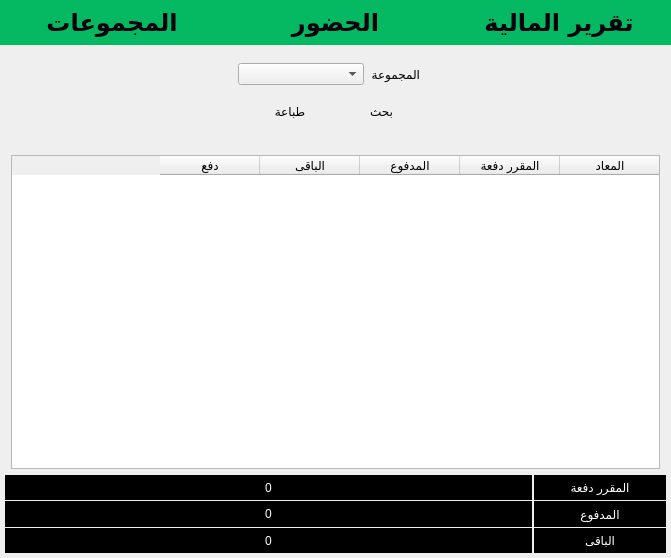
<?xml version="1.0" encoding="UTF-8"?>
<ui version="4.0">
 <class>Form</class>
 <widget class="QWidget" name="Form">
  <property name="geometry">
   <rect>
    <x>0</x>
    <y>0</y>
    <width>671</width>
    <height>558</height>
   </rect>
  </property>
  <property name="windowTitle">
   <string>Form</string>
  </property>
  <layout class="QVBoxLayout" name="verticalLayout">
   <property name="spacing">
    <number>0</number>
   </property>
   <property name="margin">
    <number>0</number>
   </property>
   <item>
    <widget class="QWidget" name="widget_4" native="true">
     <property name="styleSheet">
      <string notr="true">background-color: #05B963;
color:#07020D;
padding:8px;
border:0px;</string>
     </property>
     <layout class="QHBoxLayout" name="horizontalLayout">
      <property name="spacing">
       <number>0</number>
      </property>
      <property name="margin">
       <number>0</number>
      </property>
      <item>
       <widget class="QPushButton" name="groups_btn">
        <property name="font">
         <font>
          <family>Alarabiya Font</family>
          <pointsize>18</pointsize>
          <weight>75</weight>
          <bold>true</bold>
         </font>
        </property>
        <property name="styleSheet">
         <string notr="true"/>
        </property>
        <property name="text">
         <string>المجموعات</string>
        </property>
        <property name="icon">
         <iconset resource="../views/source.qrc">
          <normaloff>:/n/img/add.png</normaloff>:/n/img/add.png</iconset>
        </property>
        <property name="iconSize">
         <size>
          <width>30</width>
          <height>30</height>
         </size>
        </property>
        <property name="flat">
         <bool>false</bool>
        </property>
       </widget>
      </item>
      <item>
       <widget class="QPushButton" name="attend_btn">
        <property name="font">
         <font>
          <family>Alarabiya Font</family>
          <pointsize>18</pointsize>
          <weight>75</weight>
          <bold>true</bold>
         </font>
        </property>
        <property name="styleSheet">
         <string notr="true"/>
        </property>
        <property name="text">
         <string>الحضور</string>
        </property>
        <property name="icon">
         <iconset resource="../views/source.qrc">
          <normaloff>:/n/img/Future-100.png</normaloff>:/n/img/Future-100.png</iconset>
        </property>
        <property name="iconSize">
         <size>
          <width>30</width>
          <height>30</height>
         </size>
        </property>
        <property name="flat">
         <bool>false</bool>
        </property>
       </widget>
      </item>
      <item>
       <widget class="QPushButton" name="mony_btn">
        <property name="font">
         <font>
          <family>Alarabiya Font</family>
          <pointsize>18</pointsize>
          <weight>75</weight>
          <bold>true</bold>
         </font>
        </property>
        <property name="styleSheet">
         <string notr="true"/>
        </property>
        <property name="text">
         <string>تقرير المالية</string>
        </property>
        <property name="icon">
         <iconset resource="../views/source.qrc">
          <normaloff>:/n/img/Money-100.png</normaloff>:/n/img/Money-100.png</iconset>
        </property>
        <property name="iconSize">
         <size>
          <width>30</width>
          <height>30</height>
         </size>
        </property>
        <property name="flat">
         <bool>false</bool>
        </property>
       </widget>
      </item>
     </layout>
    </widget>
   </item>
   <item>
    <widget class="QStackedWidget" name="stackedWidget">
     <property name="currentIndex">
      <number>2</number>
     </property>
     <widget class="QWidget" name="page_2">
      <layout class="QVBoxLayout" name="verticalLayout_4">
       <item>
        <widget class="QWidget" name="widget_7" native="true">
         <layout class="QGridLayout" name="gridLayout_3">
          <item row="3" column="0">
           <widget class="QTableWidget" name="table_st_course">
            <property name="sizePolicy">
             <sizepolicy hsizetype="Expanding" vsizetype="Expanding">
              <horstretch>8</horstretch>
              <verstretch>0</verstretch>
             </sizepolicy>
            </property>
            <property name="layoutDirection">
             <enum>Qt::RightToLeft</enum>
            </property>
            <property name="editTriggers">
             <set>QAbstractItemView::NoEditTriggers</set>
            </property>
            <column>
             <property name="text">
              <string>اسم المجموعة</string>
             </property>
            </column>
            <column>
             <property name="text">
              <string>عدد ساعات المجموعة</string>
             </property>
            </column>
            <column>
             <property name="text">
              <string>عدد الايام</string>
             </property>
            </column>
            <column>
             <property name="text">
              <string>حذف</string>
             </property>
            </column>
            <column>
             <property name="text">
              <string>تبديل</string>
             </property>
            </column>
           </widget>
          </item>
          <item row="1" column="0">
           <widget class="QPushButton" name="add_group_btn">
            <property name="sizePolicy">
             <sizepolicy hsizetype="Preferred" vsizetype="Preferred">
              <horstretch>0</horstretch>
              <verstretch>0</verstretch>
             </sizepolicy>
            </property>
            <property name="layoutDirection">
             <enum>Qt::LeftToRight</enum>
            </property>
            <property name="text">
             <string>اضافة مجموعة</string>
            </property>
            <property name="icon">
             <iconset resource="../views/source.qrc">
              <normaloff>:/n/img/Plus-500.png</normaloff>:/n/img/Plus-500.png</iconset>
            </property>
            <property name="iconSize">
             <size>
              <width>25</width>
              <height>25</height>
             </size>
            </property>
            <property name="flat">
             <bool>true</bool>
            </property>
           </widget>
          </item>
         </layout>
        </widget>
       </item>
      </layout>
     </widget>
     <widget class="QWidget" name="page">
      <layout class="QVBoxLayout" name="verticalLayout_6">
       <property name="spacing">
        <number>0</number>
       </property>
       <property name="margin">
        <number>0</number>
       </property>
       <item>
        <widget class="QWidget" name="widget_18" native="true">
         <property name="sizePolicy">
          <sizepolicy hsizetype="Preferred" vsizetype="Preferred">
           <horstretch>0</horstretch>
           <verstretch>1</verstretch>
          </sizepolicy>
         </property>
         <layout class="QHBoxLayout" name="horizontalLayout_7">
          <item>
           <widget class="QWidget" name="widget_19" native="true"/>
          </item>
          <item>
           <widget class="QWidget" name="widget_20" native="true">
            <layout class="QGridLayout" name="gridLayout_5">
             <item row="1" column="1">
              <widget class="QLabel" name="label_11">
               <property name="sizePolicy">
                <sizepolicy hsizetype="Fixed" vsizetype="Preferred">
                 <horstretch>0</horstretch>
                 <verstretch>0</verstretch>
                </sizepolicy>
               </property>
               <property name="text">
                <string>المجموعة</string>
               </property>
              </widget>
             </item>
             <item row="3" column="0" colspan="3">
              <widget class="QWidget" name="widget_24" native="true">
               <layout class="QHBoxLayout" name="horizontalLayout_9">
                <item>
                 <widget class="QPushButton" name="att_print_btn">
                  <property name="text">
                   <string>طباعة</string>
                  </property>
                  <property name="icon">
                   <iconset resource="../views/source.qrc">
                    <normaloff>:/n/img/Printer Door Open Filled-100.png</normaloff>:/n/img/Printer Door Open Filled-100.png</iconset>
                  </property>
                  <property name="iconSize">
                   <size>
                    <width>30</width>
                    <height>30</height>
                   </size>
                  </property>
                  <property name="flat">
                   <bool>true</bool>
                  </property>
                 </widget>
                </item>
                <item>
                 <widget class="QPushButton" name="att_search_btn">
                  <property name="text">
                   <string>بحث</string>
                  </property>
                  <property name="icon">
                   <iconset resource="../views/source.qrc">
                    <normaloff>:/n/img/Search-100.png</normaloff>:/n/img/Search-100.png</iconset>
                  </property>
                  <property name="iconSize">
                   <size>
                    <width>30</width>
                    <height>30</height>
                   </size>
                  </property>
                  <property name="flat">
                   <bool>true</bool>
                  </property>
                 </widget>
                </item>
               </layout>
              </widget>
             </item>
             <item row="1" column="2">
              <widget class="QLabel" name="label_9">
               <property name="sizePolicy">
                <sizepolicy hsizetype="Fixed" vsizetype="Preferred">
                 <horstretch>0</horstretch>
                 <verstretch>0</verstretch>
                </sizepolicy>
               </property>
               <property name="text">
                <string/>
               </property>
              </widget>
             </item>
             <item row="1" column="0">
              <widget class="QComboBox" name="course_cmb"/>
             </item>
             <item row="2" column="1">
              <widget class="QLabel" name="label_12">
               <property name="text">
                <string>الشهر</string>
               </property>
              </widget>
             </item>
             <item row="2" column="0">
              <widget class="QComboBox" name="month_cmb"/>
             </item>
            </layout>
           </widget>
          </item>
          <item>
           <widget class="QWidget" name="widget_21" native="true"/>
          </item>
         </layout>
        </widget>
       </item>
       <item>
        <widget class="QWidget" name="widget_17" native="true">
         <property name="sizePolicy">
          <sizepolicy hsizetype="Preferred" vsizetype="Preferred">
           <horstretch>0</horstretch>
           <verstretch>9</verstretch>
          </sizepolicy>
         </property>
         <layout class="QGridLayout" name="gridLayout_4">
          <property name="margin">
           <number>5</number>
          </property>
          <item row="0" column="1">
           <widget class="QTableWidget" name="att_table">
            <property name="sizePolicy">
             <sizepolicy hsizetype="Expanding" vsizetype="Preferred">
              <horstretch>0</horstretch>
              <verstretch>8</verstretch>
             </sizepolicy>
            </property>
            <property name="layoutDirection">
             <enum>Qt::RightToLeft</enum>
            </property>
            <property name="editTriggers">
             <set>QAbstractItemView::NoEditTriggers</set>
            </property>
            <column>
             <property name="text">
              <string>اليوم</string>
             </property>
            </column>
            <column>
             <property name="text">
              <string>الحالة</string>
             </property>
            </column>
           </widget>
          </item>
          <item row="1" column="0" colspan="3">
           <widget class="QWidget" name="widget_22" native="true">
            <property name="sizePolicy">
             <sizepolicy hsizetype="Preferred" vsizetype="Preferred">
              <horstretch>0</horstretch>
              <verstretch>2</verstretch>
             </sizepolicy>
            </property>
            <property name="styleSheet">
             <string notr="true">.QLabel
{
background:#000;
color:#fff;
}
</string>
            </property>
            <layout class="QGridLayout" name="gridLayout_6">
             <property name="horizontalSpacing">
              <number>2</number>
             </property>
             <property name="verticalSpacing">
              <number>1</number>
             </property>
             <property name="margin">
              <number>0</number>
             </property>
             <item row="1" column="1">
              <widget class="QLabel" name="label_14">
               <property name="layoutDirection">
                <enum>Qt::RightToLeft</enum>
               </property>
               <property name="text">
                <string>عدد ايام الغياب</string>
               </property>
               <property name="alignment">
                <set>Qt::AlignCenter</set>
               </property>
              </widget>
             </item>
             <item row="0" column="0">
              <widget class="QLabel" name="attend">
               <property name="sizePolicy">
                <sizepolicy hsizetype="Expanding" vsizetype="Preferred">
                 <horstretch>8</horstretch>
                 <verstretch>0</verstretch>
                </sizepolicy>
               </property>
               <property name="text">
                <string>0</string>
               </property>
               <property name="alignment">
                <set>Qt::AlignCenter</set>
               </property>
              </widget>
             </item>
             <item row="0" column="1">
              <widget class="QLabel" name="label_10">
               <property name="sizePolicy">
                <sizepolicy hsizetype="Preferred" vsizetype="Preferred">
                 <horstretch>2</horstretch>
                 <verstretch>0</verstretch>
                </sizepolicy>
               </property>
               <property name="layoutDirection">
                <enum>Qt::RightToLeft</enum>
               </property>
               <property name="text">
                <string>عدد ايام الحضور</string>
               </property>
               <property name="alignment">
                <set>Qt::AlignCenter</set>
               </property>
              </widget>
             </item>
             <item row="2" column="1">
              <widget class="QLabel" name="label_16">
               <property name="layoutDirection">
                <enum>Qt::RightToLeft</enum>
               </property>
               <property name="text">
                <string>النسبة</string>
               </property>
               <property name="alignment">
                <set>Qt::AlignCenter</set>
               </property>
              </widget>
             </item>
             <item row="1" column="0">
              <widget class="QLabel" name="absent">
               <property name="sizePolicy">
                <sizepolicy hsizetype="Expanding" vsizetype="Preferred">
                 <horstretch>0</horstretch>
                 <verstretch>0</verstretch>
                </sizepolicy>
               </property>
               <property name="text">
                <string>0</string>
               </property>
               <property name="alignment">
                <set>Qt::AlignCenter</set>
               </property>
              </widget>
             </item>
             <item row="2" column="0">
              <widget class="QLabel" name="ratio">
               <property name="sizePolicy">
                <sizepolicy hsizetype="Expanding" vsizetype="Preferred">
                 <horstretch>0</horstretch>
                 <verstretch>0</verstretch>
                </sizepolicy>
               </property>
               <property name="text">
                <string>0</string>
               </property>
               <property name="alignment">
                <set>Qt::AlignCenter</set>
               </property>
              </widget>
             </item>
            </layout>
           </widget>
          </item>
         </layout>
        </widget>
       </item>
      </layout>
     </widget>
     <widget class="QWidget" name="page_3">
      <layout class="QVBoxLayout" name="verticalLayout_7">
       <property name="spacing">
        <number>0</number>
       </property>
       <property name="margin">
        <number>0</number>
       </property>
       <item>
        <widget class="QWidget" name="widget_26" native="true">
         <property name="sizePolicy">
          <sizepolicy hsizetype="Preferred" vsizetype="Preferred">
           <horstretch>0</horstretch>
           <verstretch>1</verstretch>
          </sizepolicy>
         </property>
         <layout class="QHBoxLayout" name="horizontalLayout_8">
          <item>
           <widget class="QWidget" name="widget_27" native="true"/>
          </item>
          <item>
           <widget class="QWidget" name="widget_28" native="true">
            <layout class="QGridLayout" name="gridLayout_8">
             <item row="1" column="0">
              <widget class="QComboBox" name="course_mn_cmb"/>
             </item>
             <item row="2" column="0" colspan="3">
              <widget class="QWidget" name="widget_29" native="true">
               <layout class="QHBoxLayout" name="horizontalLayout_10">
                <item>
                 <widget class="QPushButton" name="mn_print_btn">
                  <property name="text">
                   <string>طباعة</string>
                  </property>
                  <property name="icon">
                   <iconset resource="../views/source.qrc">
                    <normaloff>:/n/img/Printer Door Open Filled-100.png</normaloff>:/n/img/Printer Door Open Filled-100.png</iconset>
                  </property>
                  <property name="iconSize">
                   <size>
                    <width>30</width>
                    <height>30</height>
                   </size>
                  </property>
                  <property name="flat">
                   <bool>true</bool>
                  </property>
                 </widget>
                </item>
                <item>
                 <widget class="QPushButton" name="mn_search_btn">
                  <property name="text">
                   <string>بحث</string>
                  </property>
                  <property name="icon">
                   <iconset resource="../views/source.qrc">
                    <normaloff>:/n/img/Search-100.png</normaloff>:/n/img/Search-100.png</iconset>
                  </property>
                  <property name="iconSize">
                   <size>
                    <width>30</width>
                    <height>30</height>
                   </size>
                  </property>
                  <property name="flat">
                   <bool>true</bool>
                  </property>
                 </widget>
                </item>
               </layout>
              </widget>
             </item>
             <item row="1" column="1">
              <widget class="QLabel" name="label_18">
               <property name="sizePolicy">
                <sizepolicy hsizetype="Fixed" vsizetype="Preferred">
                 <horstretch>0</horstretch>
                 <verstretch>0</verstretch>
                </sizepolicy>
               </property>
               <property name="text">
                <string>المجموعة</string>
               </property>
              </widget>
             </item>
             <item row="1" column="2">
              <widget class="QLabel" name="label_19">
               <property name="sizePolicy">
                <sizepolicy hsizetype="Fixed" vsizetype="Preferred">
                 <horstretch>0</horstretch>
                 <verstretch>0</verstretch>
                </sizepolicy>
               </property>
               <property name="text">
                <string/>
               </property>
              </widget>
             </item>
            </layout>
           </widget>
          </item>
          <item>
           <widget class="QWidget" name="widget_30" native="true"/>
          </item>
         </layout>
        </widget>
       </item>
       <item>
        <widget class="QWidget" name="widget_23" native="true">
         <property name="sizePolicy">
          <sizepolicy hsizetype="Preferred" vsizetype="Preferred">
           <horstretch>0</horstretch>
           <verstretch>9</verstretch>
          </sizepolicy>
         </property>
         <layout class="QGridLayout" name="gridLayout_9">
          <property name="margin">
           <number>5</number>
          </property>
          <item row="0" column="1">
           <widget class="QTableWidget" name="mn_table">
            <property name="sizePolicy">
             <sizepolicy hsizetype="Expanding" vsizetype="Preferred">
              <horstretch>0</horstretch>
              <verstretch>8</verstretch>
             </sizepolicy>
            </property>
            <property name="layoutDirection">
             <enum>Qt::RightToLeft</enum>
            </property>
            <property name="editTriggers">
             <set>QAbstractItemView::NoEditTriggers</set>
            </property>
            <column>
             <property name="text">
              <string>المعاد</string>
             </property>
            </column>
            <column>
             <property name="text">
              <string>المقرر دفعة</string>
             </property>
            </column>
            <column>
             <property name="text">
              <string>المدفوع</string>
             </property>
            </column>
            <column>
             <property name="text">
              <string>الباقى</string>
             </property>
            </column>
            <column>
             <property name="text">
              <string>دفع</string>
             </property>
            </column>
           </widget>
          </item>
          <item row="1" column="0" colspan="3">
           <widget class="QWidget" name="widget_25" native="true">
            <property name="sizePolicy">
             <sizepolicy hsizetype="Preferred" vsizetype="Preferred">
              <horstretch>0</horstretch>
              <verstretch>2</verstretch>
             </sizepolicy>
            </property>
            <property name="styleSheet">
             <string notr="true">.QLabel
{
background:#000;
color:#fff;
}
</string>
            </property>
            <layout class="QGridLayout" name="gridLayout_7">
             <property name="horizontalSpacing">
              <number>2</number>
             </property>
             <property name="verticalSpacing">
              <number>1</number>
             </property>
             <property name="margin">
              <number>0</number>
             </property>
             <item row="1" column="1">
              <widget class="QLabel" name="label_15">
               <property name="layoutDirection">
                <enum>Qt::RightToLeft</enum>
               </property>
               <property name="text">
                <string>المدفوع</string>
               </property>
               <property name="alignment">
                <set>Qt::AlignCenter</set>
               </property>
              </widget>
             </item>
             <item row="0" column="0">
              <widget class="QLabel" name="tottal_mony">
               <property name="sizePolicy">
                <sizepolicy hsizetype="Expanding" vsizetype="Preferred">
                 <horstretch>8</horstretch>
                 <verstretch>0</verstretch>
                </sizepolicy>
               </property>
               <property name="text">
                <string>0</string>
               </property>
               <property name="alignment">
                <set>Qt::AlignCenter</set>
               </property>
              </widget>
             </item>
             <item row="0" column="1">
              <widget class="QLabel" name="label_13">
               <property name="sizePolicy">
                <sizepolicy hsizetype="Preferred" vsizetype="Preferred">
                 <horstretch>2</horstretch>
                 <verstretch>0</verstretch>
                </sizepolicy>
               </property>
               <property name="layoutDirection">
                <enum>Qt::RightToLeft</enum>
               </property>
               <property name="text">
                <string>المقرر دفعة</string>
               </property>
               <property name="alignment">
                <set>Qt::AlignCenter</set>
               </property>
              </widget>
             </item>
             <item row="2" column="1">
              <widget class="QLabel" name="label_17">
               <property name="layoutDirection">
                <enum>Qt::RightToLeft</enum>
               </property>
               <property name="text">
                <string>الباقى</string>
               </property>
               <property name="alignment">
                <set>Qt::AlignCenter</set>
               </property>
              </widget>
             </item>
             <item row="1" column="0">
              <widget class="QLabel" name="baid_mony">
               <property name="sizePolicy">
                <sizepolicy hsizetype="Expanding" vsizetype="Preferred">
                 <horstretch>0</horstretch>
                 <verstretch>0</verstretch>
                </sizepolicy>
               </property>
               <property name="text">
                <string>0</string>
               </property>
               <property name="alignment">
                <set>Qt::AlignCenter</set>
               </property>
              </widget>
             </item>
             <item row="2" column="0">
              <widget class="QLabel" name="rest_mony">
               <property name="sizePolicy">
                <sizepolicy hsizetype="Expanding" vsizetype="Preferred">
                 <horstretch>0</horstretch>
                 <verstretch>0</verstretch>
                </sizepolicy>
               </property>
               <property name="text">
                <string>0</string>
               </property>
               <property name="alignment">
                <set>Qt::AlignCenter</set>
               </property>
              </widget>
             </item>
            </layout>
           </widget>
          </item>
         </layout>
        </widget>
       </item>
      </layout>
     </widget>
    </widget>
   </item>
  </layout>
 </widget>
 <resources>
  <include location="../views/source.qrc"/>
 </resources>
 <connections/>
</ui>
